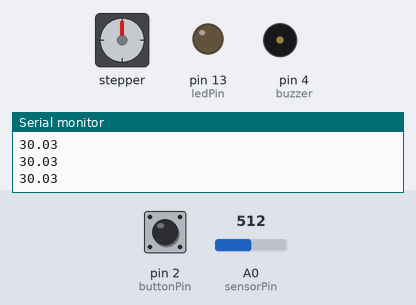
The sketch below on a simulated Arduino Uno, built with avr-gcc and run on an emulated ATmega328P. Shown: stepper motor, output pins drawn as LEDs (lit = HIGH), buzzer (waves = sounding, pin HIGH), the last lines printed to the serial monitor. The test bench sets the inputs (shaded band); at power-on: pin 2 (buttonPin) HIGH, A0 (sensorPin) = 512. Stepper angles assume 200 steps per turn.

Above: at 1.2 s.
1.3 s: pin 2 (buttonPin) pulled LOW for 0.15 s
At 5.2 s:
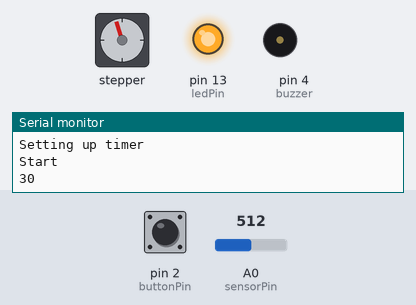
At 6.2 s:
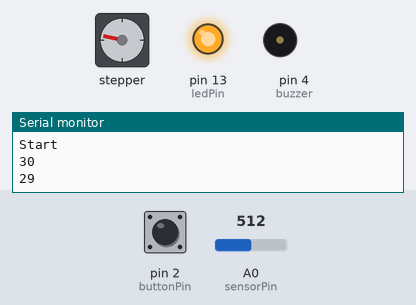
Timing chart, 0 to 35.9 s (numbered marks = the images above; inputs shaded):
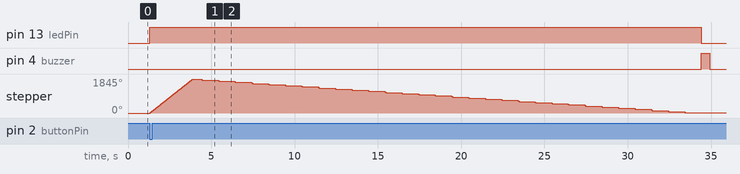

Measured:
- after the input at 1.3 s, pin 13 (ledPin): LOW → HIGH at once, → LOW 33.1 s later; pin 4 (buzzer): LOW → HIGH after 33.1 s, → LOW 0.50 s later

The sketch:

TimeTimer.ino
```cpp
/* TimeTimer: set timer with pot meter, start timer with button, reset timer with other button.
 * By Nick Puylaert.
 */

#include <Stepper.h>

int stepsPerRevolution = 200;
int stepsToDo = 0;  // change this to fit the number of steps per revolution
// for your motor

int sensorPin = A0;    // select the input pin for the potentiometer
int ledPin = 13;      // select the pin for the LED
int sensorValue = 0;  // variable to store the value coming from the potentiometer
int buttonPin = 2;    // select the input pin for the button
int buttonState = 0;  // variable to store button state
int sensorTime = 0; // variable to store sensorTime
int startTime = 0; // variable for startTime steppermovement
int elapsedTime = 0; // variable for elapsedTime steppermovement
int buzzer = 4;

// initialize the stepper library on pins 8 through 11:
Stepper myStepper(stepsPerRevolution, 8, 10, 9, 11);

void setup() {
  // initialize serial communication at 9600 bits per second:
  Serial.begin(9600);
  // declare the ledPin as an OUTPUT:
  pinMode(ledPin, OUTPUT);
  // declare the buttonPin as an INPUT:
  pinMode(buttonPin, INPUT);
    // declare the buzzer as an OUTPUT:
  pinMode(buzzer, OUTPUT);
  // set the speed at 60 rpm:
  myStepper.setSpeed(120);

}

void loop() {
    sensorValue = analogRead(sensorPin);
    Serial.println(sensorValue/17.05);
   // read the state of the pushbutton value:
  buttonState = digitalRead(buttonPin);
  if (buttonState == LOW) {
  // turn led on:
  digitalWrite(ledPin, HIGH);

  // read the value from the sensor:
  sensorValue = analogRead(sensorPin);
  // convert sensorValue to sensorTime:
  sensorTime = sensorValue/17.05;
  sensorTime = round(sensorTime);
  // convert sensorValue to stepsToDo
  stepsToDo = sensorValue/17.05*34.13333;
  // print value from sensor:
  Serial.println(sensorValue/17.05);
  // put stepper in correct timer position
  Serial.println("Setting up timer");
  myStepper.step(stepsToDo);
  delay(500);
  // start countdown timer in seconds
  Serial.println("Start");
  for (int sensorTimePieces=sensorTime; sensorTimePieces > 0; sensorTimePieces--) {
  Serial.println(sensorTimePieces);
  // register startTime
  startTime = millis();
  // start stepper for each second
  myStepper.step(-stepsToDo/sensorTime);
  //register elapsedTime and change delay to have exactly 1 second
  elapsedTime = millis() - startTime;
  delay(1000-elapsedTime);
  }
  // Stop and reset timer and led
  Serial.println("Stop & reset");
  //reset sensorState and led off:
  buttonState = LOW;
  digitalWrite(ledPin, LOW);
  buzzerDo();
  } else {
  digitalWrite(ledPin, LOW);
    }

}

void buzzerDo() {
  digitalWrite(buzzer, HIGH);
  delay(500);
  digitalWrite(buzzer, LOW);
}
```
